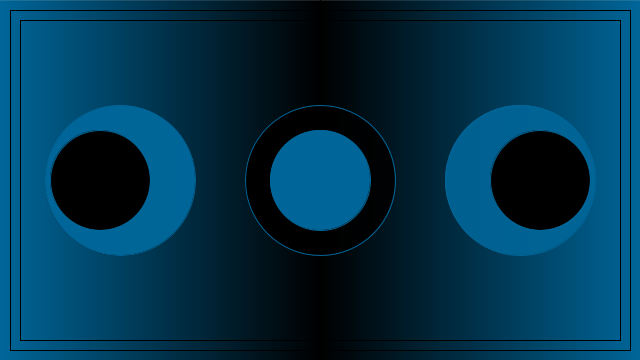
Frame 1 (no input)
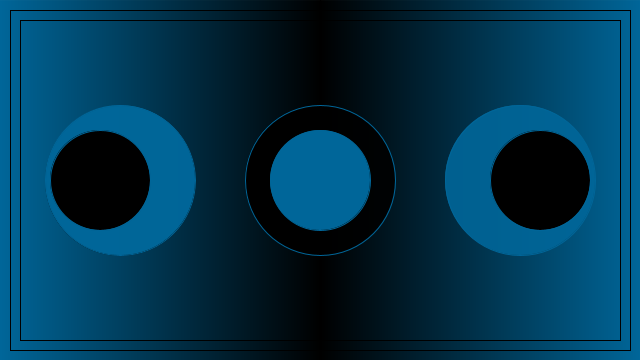
Frame 2 (the mouse pressed at the canvas centre, redrawn once)

The Processing sketch that drew these frames (run headless with seeded random() and noise(); the mouse was pressed at the canvas centre and the sketch redrawn once):

// Processing sketch: processing_181181
// ── processing_181181.pde

int Y_AXIS = 1;
int X_AXIS = 2;
color b1, b2, c1, c2;

void setup() {
  size(640, 360);

  b1 = color(255);
  b2 = color(0);
  c1 = color(204, 102, 0);
  c2 = color(0, 102, 153);

  noLoop();
}

void draw() {
  setGradient(0, 0, width/2, height, c2, b2, X_AXIS);
  setGradient(width/2, 0, width/2, height, b2, c2, X_AXIS);

}

void setGradient(int x, int y, float w, float h, color c1, color c2, int axis ) {

  noFill();

  if (axis == X_AXIS) {  
    for (int i = x; i <= x+w; i++) {
      float inter = map(i, x, x+w, 0, 1);
      color c = lerpColor(c1, c2, inter);
      
      stroke(c);
      line(i, y, i, y+h);
    }
    
    fill(0,102,153,230);
    ellipse(120,180,150,150);
    fill(0,0,0,230);
    ellipse(320,180,150,150);
    fill(0,102,153,230);
    ellipse(520,180,150,150);
    
    fill(0);
    ellipse(100,180,100,100);
    fill(0, 102, 153);
    ellipse(320,180,100,100);
    fill(0);
    ellipse(540,180,100,100);
    fill(0,0,0,0);
    stroke(0);
    rect(10,10,620,340);
    rect(20,20,600,320);
  }
  print("dibuix lliure");
}
